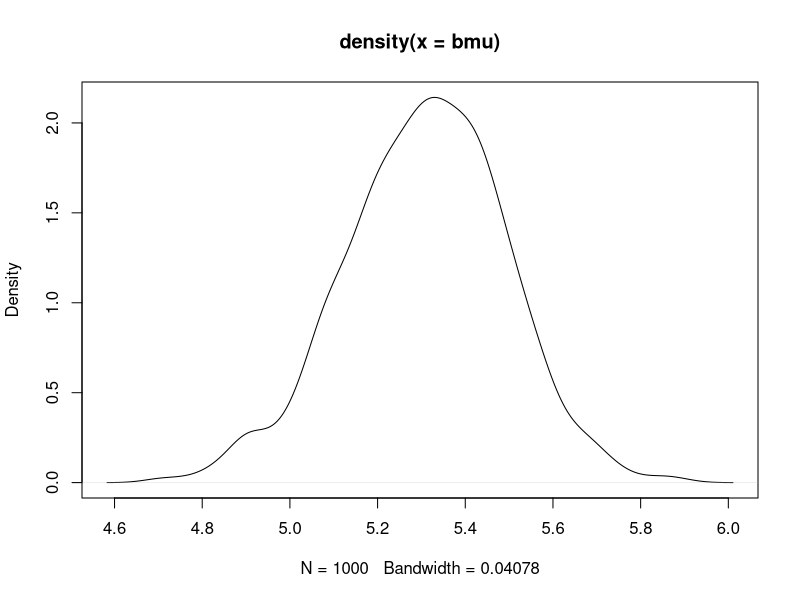

R code for this plot:
## ---- chunk 1
knitr::opts_chunk$set(echo = TRUE)
## ---- chunk 2
N<-100
S<-rnorm(N,5,2)
bmu<-numeric(1000)
for(i in 1:1000){
  rndno<-as.integer(runif(N)*N)+1
  smp<-S[rndno]
  bmu[i]<-mean(smp)
}

p<-density(bmu)
plot(p)


